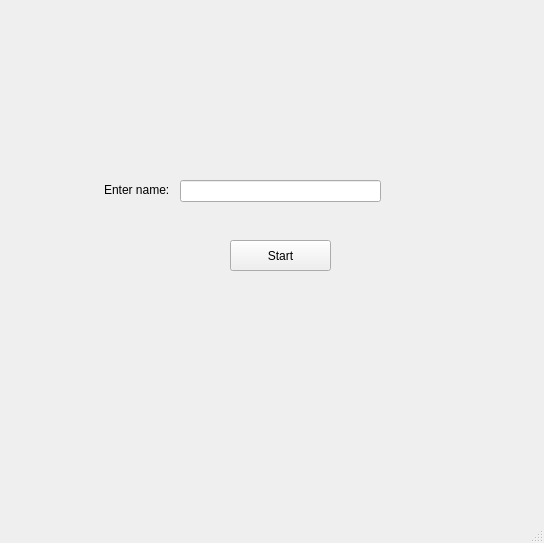
<?xml version="1.0" encoding="UTF-8"?>
<ui version="4.0">
 <class>MainWindow</class>
 <widget class="QMainWindow" name="MainWindow">
  <property name="geometry">
   <rect>
    <x>0</x>
    <y>0</y>
    <width>544</width>
    <height>543</height>
   </rect>
  </property>
  <property name="windowTitle">
   <string>MainWindow</string>
  </property>
  <widget class="QWidget" name="centralwidget">
   <widget class="QLabel" name="label">
    <property name="geometry">
     <rect>
      <x>104</x>
      <y>180</y>
      <width>101</width>
      <height>20</height>
     </rect>
    </property>
    <property name="text">
     <string>Enter name: </string>
    </property>
   </widget>
   <widget class="QLineEdit" name="enterName">
    <property name="geometry">
     <rect>
      <x>180</x>
      <y>180</y>
      <width>201</width>
      <height>22</height>
     </rect>
    </property>
   </widget>
   <widget class="QPushButton" name="startButton">
    <property name="geometry">
     <rect>
      <x>230</x>
      <y>240</y>
      <width>101</width>
      <height>31</height>
     </rect>
    </property>
    <property name="text">
     <string>Start</string>
    </property>
   </widget>
  </widget>
  <widget class="QStatusBar" name="statusbar"/>
 </widget>
 <resources/>
 <connections/>
</ui>
